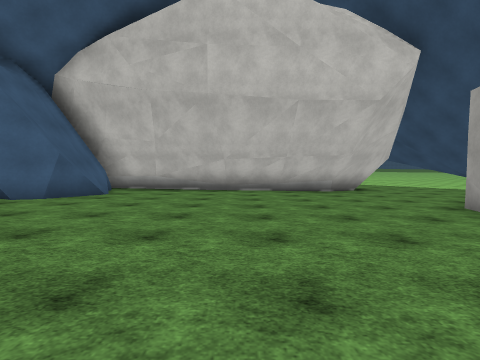
[1] (above)

14 first-person views from a walk through a Unity game level. The camera is 1.3 m above the floor, tilts 4° down and sees 85° across. The floor is counted in squares, 2 m on a side. Each view is taken from the middle of a square. On the plan, view 1 faces up. The plan holds only what a view shows up to about 9 squares ahead; the rest is blank. The place goes on beyond the plan. The player character is not drawn. Some animated figures are not drawn. Surface patterns are stand-ins for the level's own textures.

[2]
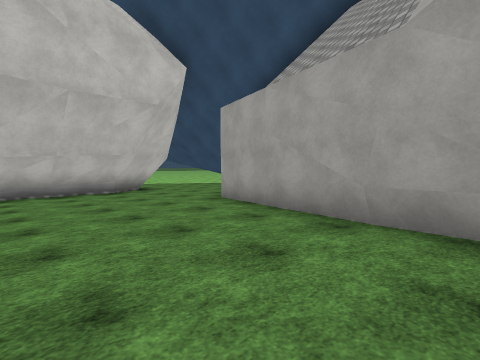

[3]
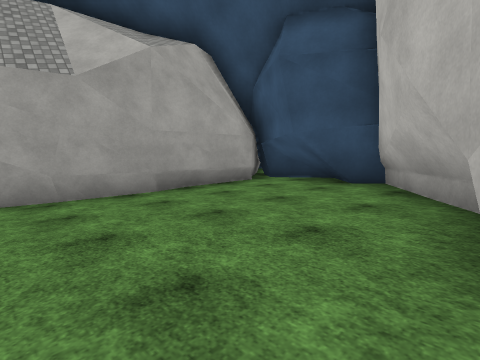

[4]
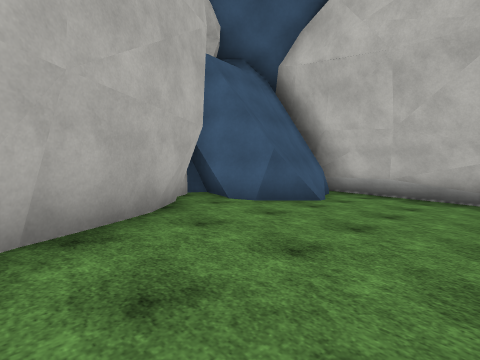

[5]
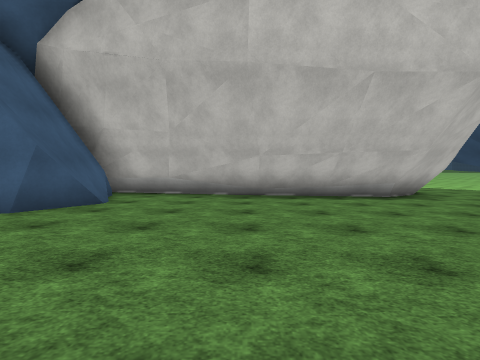

[6]
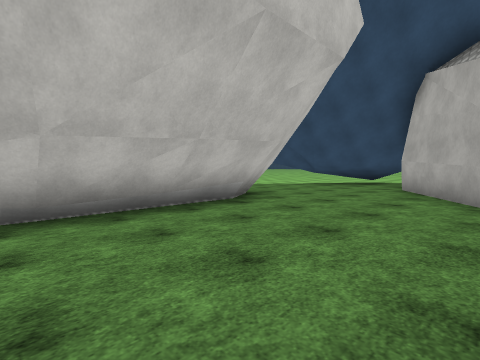

[7]
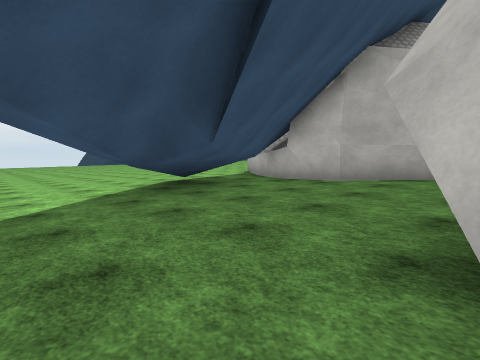

[8]
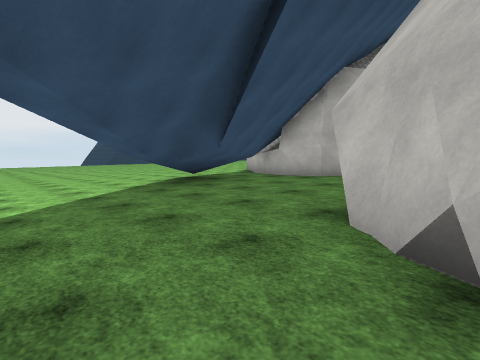

[9]
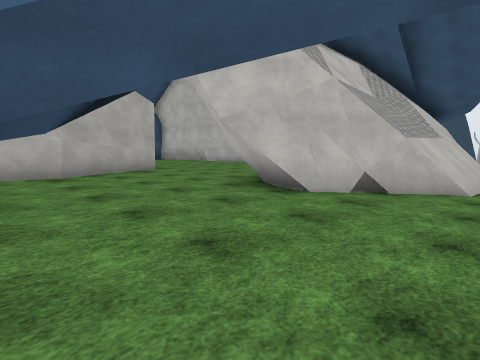

[10]
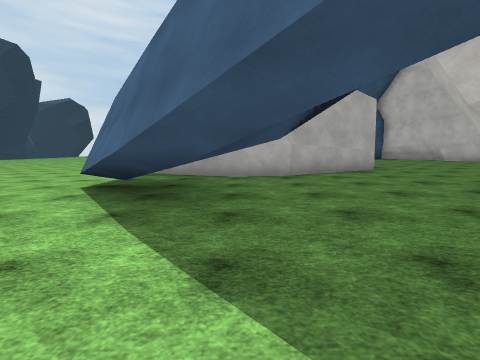

[11]
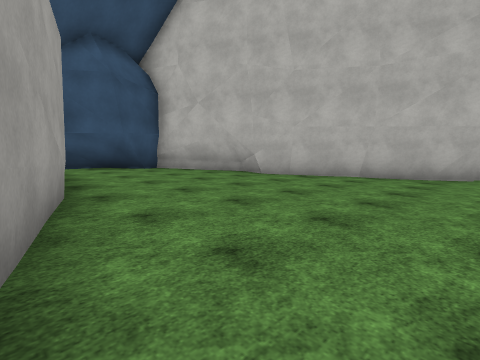

[12]
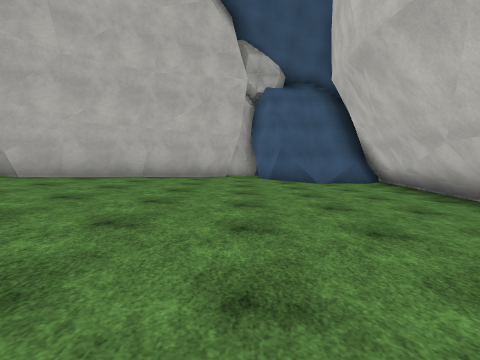

[13]
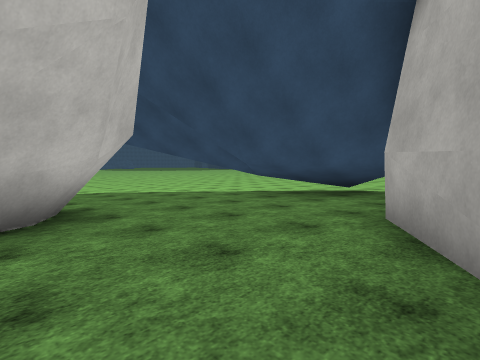

[14]
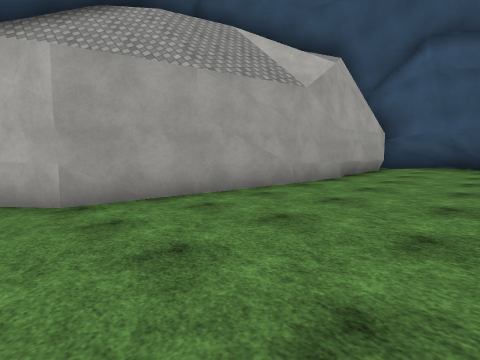

### Floor plan
Key: @ floor where view 1 was taken; # wall or solid block; . main floor; : floor 0.25 m higher than the main floor; - floor 0.25 m lower than the main floor; + floor 0.5 m higher than the main floor; * floor 0.75 m higher than the main floor; % floor 1 m higher than the main floor; & floor 1.25 m higher than the main floor; $ floor 1.5 m higher than the main floor; / step, stairs or slope; T thing the floor can be seen under or through; O other object.
Columns run from 8 left of view 1 to 16 right of it. Each row starts with its distance up from view 1.
 14         ///.......----
 13        #####/.........---
 12            ##/:..#.......
 11             ##::::T......
 10    #####    ##:::TTT:...
  9    ##########+::::TTT::
  8    ##***+++++++++:TT :::
  7    ##*******++++##T++:::
  6  ###**********######++++:
  5   O%*********##        ++
  4 OOO#%%%%****##
  3    ##%%%%%%*#
  2     #&&%%%%%#
  1     ##&&&&%%#
  0      ##&@&&##
 -1       #&&&&#
 -2       ##$$&#
 -3        ###$#
 -4         #####
 -5             #

Where each view was taken, in squares from view 1:
view 1: 0 up, 0 right, facing up
view 2: 0 up, 0 right, facing up-right
view 3: 2 up, 2 left, facing down-right
view 4: 2 up, 1 left, facing up-left
view 5: 2 up, 1 left, facing up
view 6: 5 up, 1 left, facing up-right
view 7: 13 up, 5 right, facing down-right
view 8: 14 up, 4 right, facing down-right
view 9: 14 up, 9 right, facing down-left
view 10: 14 up, 9 right, facing down
view 11: 5 up, 4 right, facing down-left
view 12: 5 up, 4 right, facing left
view 13: 6 up, 4 right, facing up-right
view 14: 6 up, 0 right, facing down-right
